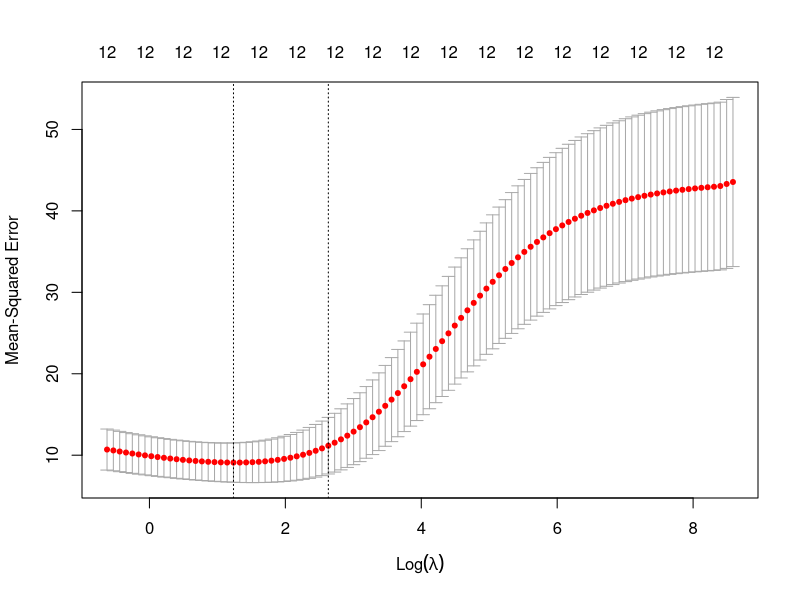
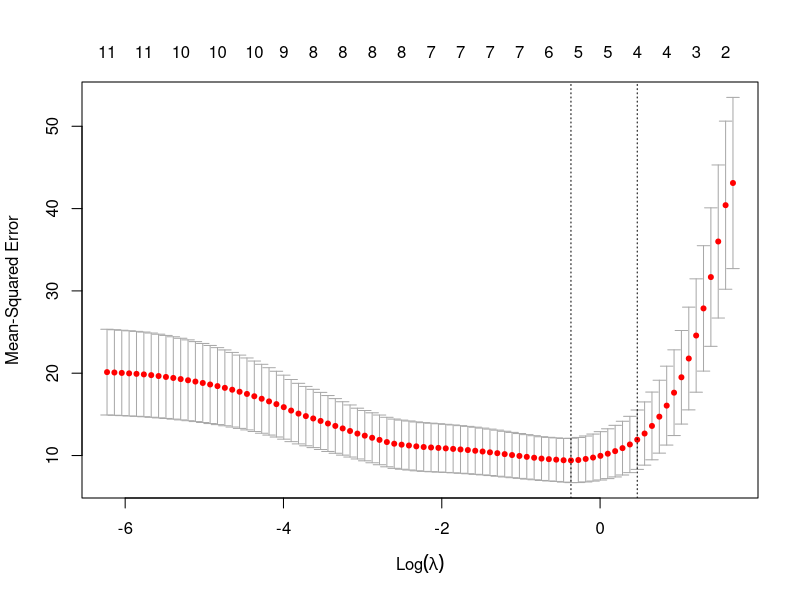
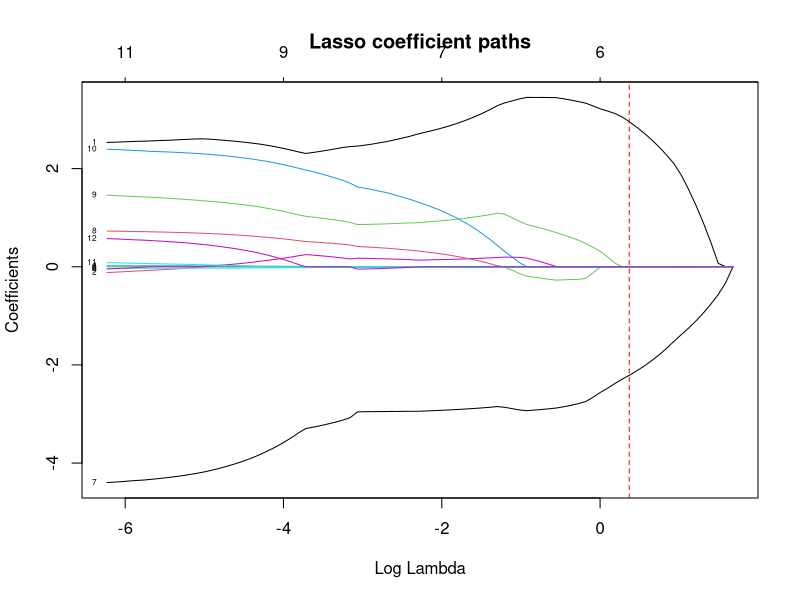
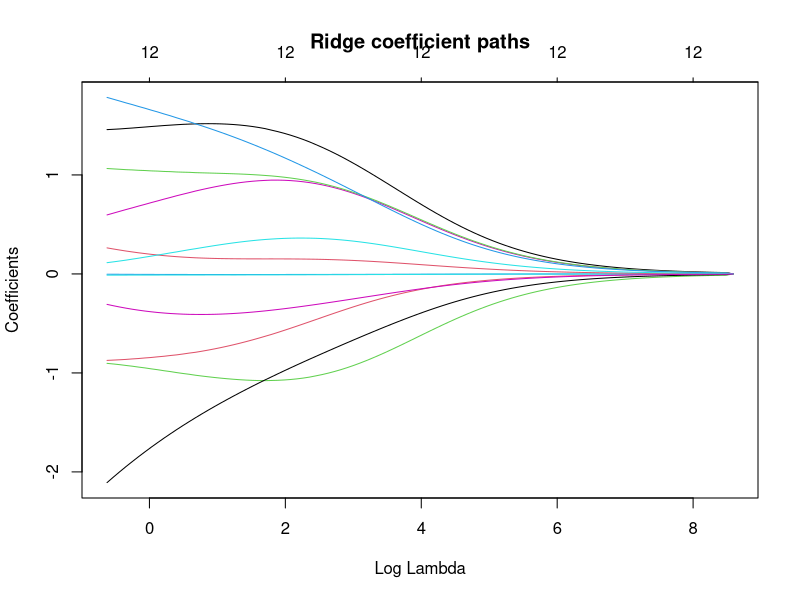
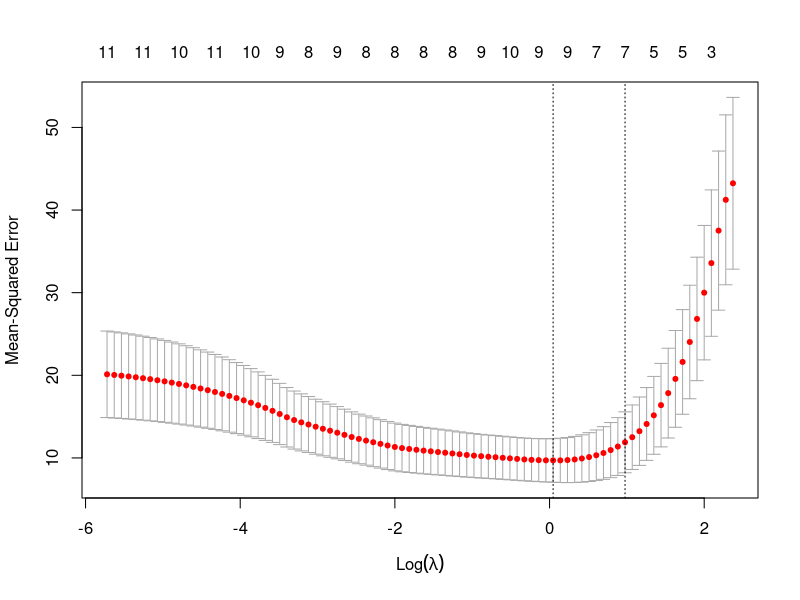

Write R code to recreate these figures, in order.
## ---- chunk 1
knitr::opts_chunk$set(
  echo = TRUE,
  fig.align = "center",
  message = FALSE,
  warning = FALSE
)
## ---- chunk 2
library(dplyr)

df <- mtcars |>
  mutate(
    cyl = factor(cyl),
    am  = factor(am, labels = c("auto", "manual")),
    vs  = factor(vs)
  )

# Model matrix: adds intercept column by default; glmnet handles intercept separately,
# so we remove it with "-1" here and let glmnet fit intercept = TRUE.
X <- model.matrix(mpg ~ . - 1, data = df)
y <- df$mpg

dim(X)
head(X[, 1:6])
## ---- chunk 3
set.seed(123)
n <- nrow(X)
idx_train <- sample.int(n, size = floor(0.75 * n))

X_train <- X[idx_train, , drop = FALSE]
y_train <- y[idx_train]

X_test <- X[-idx_train, , drop = FALSE]
y_test <- y[-idx_train]
## ---- chunk 4
train_ols <- data.frame(mpg = y_train, X_train)
test_ols  <- data.frame(mpg = y_test,  X_test)

fit_ols <- lm(mpg ~ ., data = train_ols)
summary(fit_ols)

pred_ols <- predict(fit_ols, newdata = test_ols)
rmse <- function(y, yhat) sqrt(mean((y - yhat)^2))

rmse_ols <- rmse(y_test, pred_ols)
rmse_ols
## ---- chunk 5
# install.packages("glmnet")  # if needed
library(glmnet)

set.seed(123)
cv_ridge <- cv.glmnet(
  x = X_train,
  y = y_train,
  alpha = 0,            # ridge
  nfolds = 10,          # default is 10
  standardize = TRUE
)

plot(cv_ridge)
cv_ridge$lambda.min
cv_ridge$lambda.1se
## ---- chunk 6
pred_ridge_min <- predict(cv_ridge, newx = X_test, s = "lambda.min")
pred_ridge_1se <- predict(cv_ridge, newx = X_test, s = "lambda.1se")

rmse_ridge_min <- rmse(y_test, pred_ridge_min)
rmse_ridge_1se <- rmse(y_test, pred_ridge_1se)

c(rmse_ols = rmse_ols, rmse_ridge_min = rmse_ridge_min, rmse_ridge_1se = rmse_ridge_1se)
## ---- chunk 7
coef(cv_ridge, s = "lambda.min")[1:10, , drop = FALSE]
## ---- chunk 8
set.seed(123)
cv_lasso <- cv.glmnet(
  x = X_train,
  y = y_train,
  alpha = 1,            # lasso
  nfolds = 10,
  standardize = TRUE
)

plot(cv_lasso)
cv_lasso$lambda.min
cv_lasso$lambda.1se
## ---- chunk 9
pred_lasso_min <- predict(cv_lasso, newx = X_test, s = "lambda.min")
pred_lasso_1se <- predict(cv_lasso, newx = X_test, s = "lambda.1se")

rmse_lasso_min <- rmse(y_test, pred_lasso_min)
rmse_lasso_1se <- rmse(y_test, pred_lasso_1se)

c(
  rmse_ols = rmse_ols,
  rmse_lasso_min = rmse_lasso_min,
  rmse_lasso_1se = rmse_lasso_1se
)
## ---- chunk 10
b_lasso_min <- coef(cv_lasso, s = "lambda.min")
nnz <- sum(b_lasso_min != 0)
nnz
## ---- chunk 11
selected <- rownames(b_lasso_min)[as.vector(b_lasso_min != 0)]
selected
## ---- chunk 12
fit_lasso_path <- glmnet(X_train, y_train, alpha = 1, standardize = TRUE)
plot(fit_lasso_path, xvar = "lambda", label = TRUE, main = "Lasso coefficient paths")
abline(v = -log(cv_lasso$lambda.min), lty = 2, col = "red")

fit_ridge_path <- glmnet(X_train, y_train, alpha = 0, standardize = TRUE)
plot(fit_ridge_path, xvar = "lambda", label = FALSE, main = "Ridge coefficient paths")
abline(v = -log(cv_ridge$lambda.min), lty = 2, col = "red")
## ---- chunk 13
set.seed(123)
cv_enet <- cv.glmnet(
  x = X_train,
  y = y_train,
  alpha = 0.5,          # elastic net
  nfolds = 10,
  standardize = TRUE
)

plot(cv_enet)
pred_enet <- predict(cv_enet, newx = X_test, s = "lambda.min")
rmse_enet <- rmse(y_test, pred_enet)

c(rmse_lasso_min = rmse_lasso_min, rmse_ridge_min = rmse_ridge_min, rmse_enet_min = rmse_enet)
